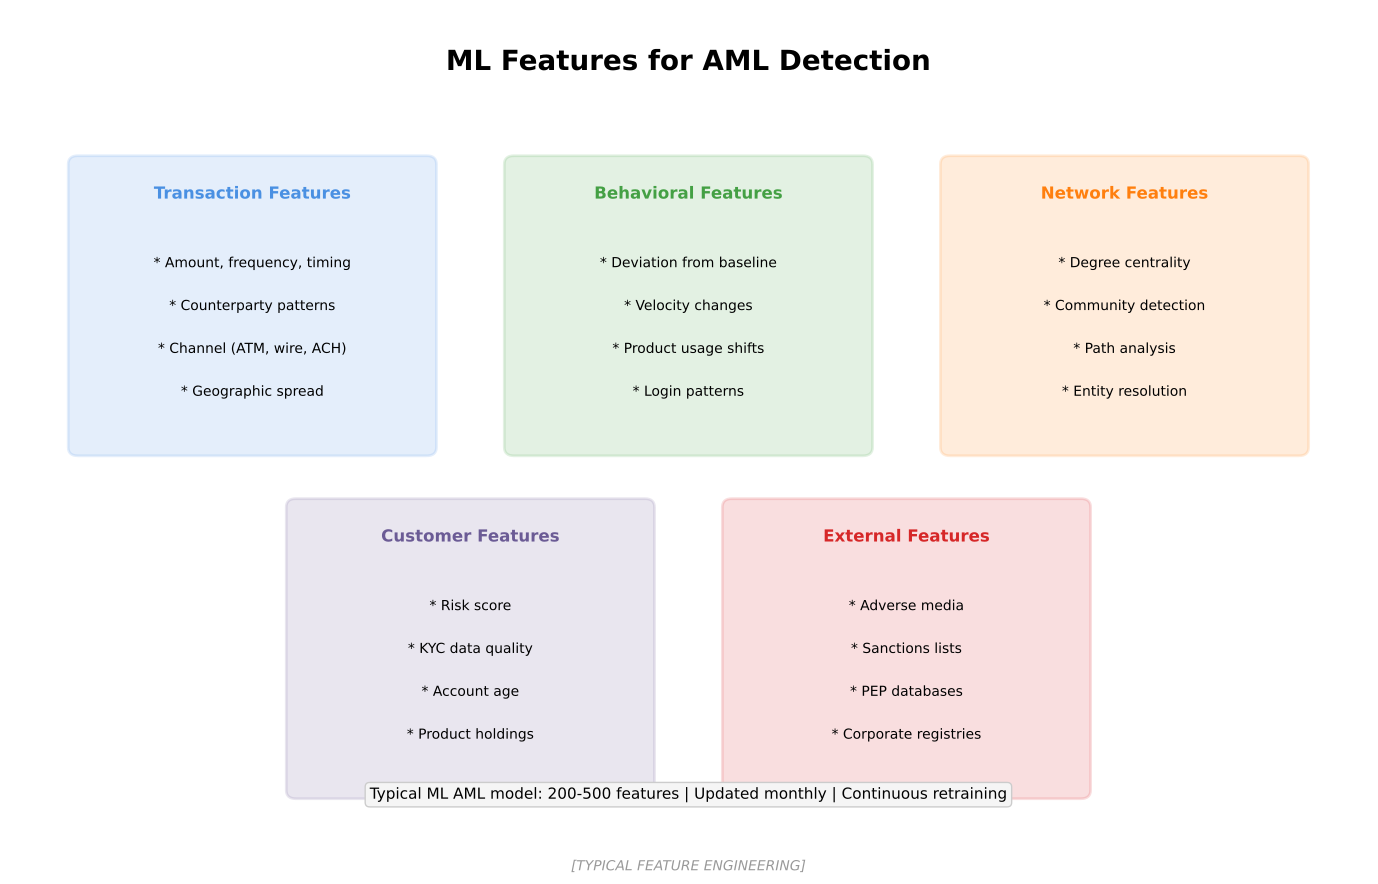

This figure's Python source:
"""
ML Features for AML
Shows features used in ML-based AML systems

Output: ml_features_aml.pdf
Module: module_01_fintech
Lesson: 10 - RegTech
"""

from pathlib import Path
import matplotlib.pyplot as plt
import matplotlib.patches as mpatches
import numpy as np

CHART_METADATA = {
    'title': 'ML Features for AML',
    'module': 'module_01_fintech',
    'lesson': 10,
    'url': 'https://github.com/Digital-AI-Finance/digital-finance/tree/main/module_01_fintech/figures/ml_features_aml'
}

plt.rcParams.update({
    'font.size': 14,
    'axes.labelsize': 14,
})

def create_chart():
    """Create ML features for AML diagram"""
    fig, ax = plt.subplots(figsize=(14, 9))
    ax.set_xlim(0, 14)
    ax.set_ylim(0, 10)
    ax.axis('off')

    # Title
    ax.text(7, 9.3, 'ML Features for AML Detection', fontsize=20, fontweight='bold', ha='center')

    # Feature categories
    categories = [
        {
            'name': 'Transaction Features',
            'x': 2.5, 'y': 6.5,
            'color': '#4A90E2',
            'features': ['Amount, frequency, timing', 'Counterparty patterns', 'Channel (ATM, wire, ACH)', 'Geographic spread']
        },
        {
            'name': 'Behavioral Features',
            'x': 7, 'y': 6.5,
            'color': '#44A044',
            'features': ['Deviation from baseline', 'Velocity changes', 'Product usage shifts', 'Login patterns']
        },
        {
            'name': 'Network Features',
            'x': 11.5, 'y': 6.5,
            'color': '#FF7F0E',
            'features': ['Degree centrality', 'Community detection', 'Path analysis', 'Entity resolution']
        },
        {
            'name': 'Customer Features',
            'x': 4.75, 'y': 2.5,
            'color': '#6B5B95',
            'features': ['Risk score', 'KYC data quality', 'Account age', 'Product holdings']
        },
        {
            'name': 'External Features',
            'x': 9.25, 'y': 2.5,
            'color': '#D62728',
            'features': ['Adverse media', 'Sanctions lists', 'PEP databases', 'Corporate registries']
        },
    ]

    for cat in categories:
        # Box
        box = mpatches.FancyBboxPatch((cat['x']-1.8, cat['y']-1.6), 3.6, 3.3,
                                       boxstyle='round,pad=0.1',
                                       facecolor=cat['color'], alpha=0.15,
                                       edgecolor=cat['color'], lw=2)
        ax.add_patch(box)
        ax.text(cat['x'], cat['y']+1.3, cat['name'], ha='center',
               fontsize=12, fontweight='bold', color=cat['color'])

        for i, feat in enumerate(cat['features']):
            ax.text(cat['x'], cat['y']+0.5-i*0.5, f'* {feat}', ha='center', fontsize=10)

    # Feature count note
    note = "Typical ML AML model: 200-500 features | Updated monthly | Continuous retraining"
    ax.text(7, 0.8, note, ha='center', fontsize=11,
           bbox=dict(boxstyle='round', facecolor='#F5F5F5', edgecolor='#CCCCCC'))

    # Source
    fig.text(0.5, 0.02, '[TYPICAL FEATURE ENGINEERING]',
            fontsize=10, ha='center', style='italic', color='#999999')

    plt.tight_layout()

    output_path = Path(__file__).parent / 'ml_features_aml.pdf'
    plt.savefig(output_path, format='pdf', dpi=300, bbox_inches='tight')
    plt.close()
    print(f"Chart saved to: {output_path}")
    return output_path

if __name__ == '__main__':
    create_chart()
